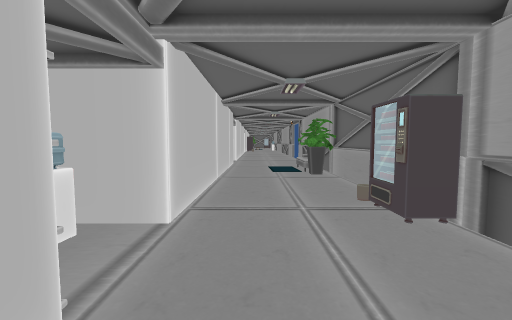
View 1 (above)

20 first-person views from a walk through a scene from a Unity 3-D project. The camera is 1.4 m above the floor, tilts 4° down and sees 90° across. Doors are open. The floor is counted in squares, 1 m on a side. Each view is taken from the middle of a square. On the plan, view 1 faces up. The plan holds only what a view shows up to about 13 squares ahead; the rest is blank. The place goes on beyond the plan. The player character is not drawn. Some surface patterns are stand-ins.

View 2
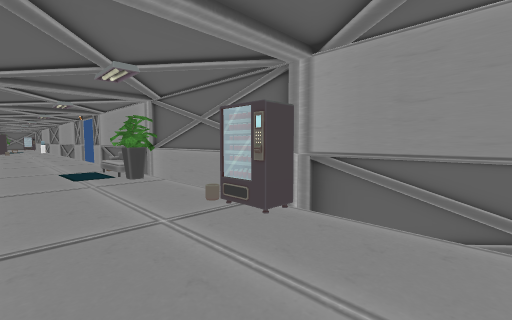

View 3
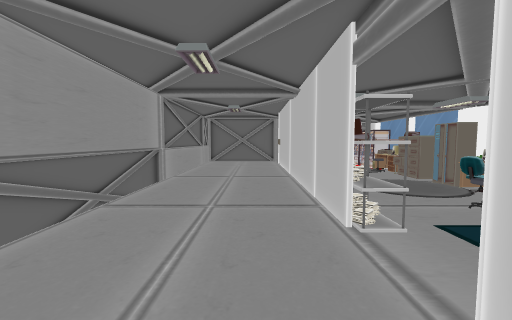

View 4
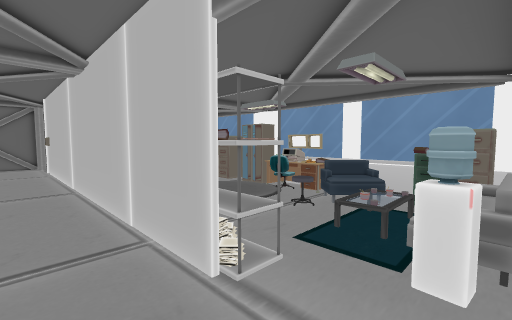

View 5
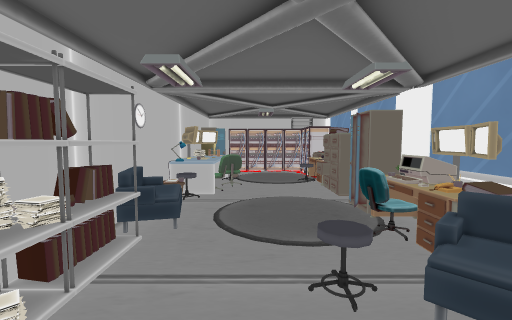

View 6
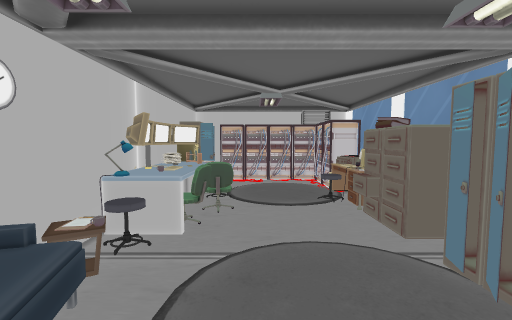

View 7
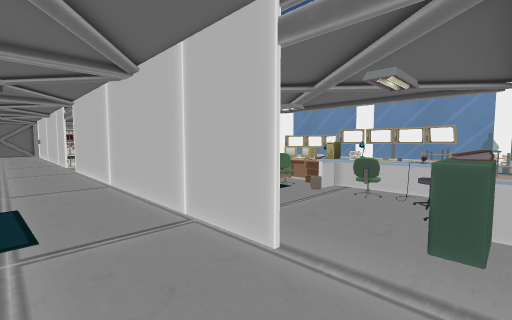

View 8
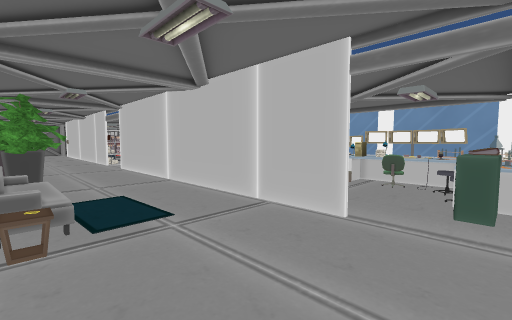

View 9
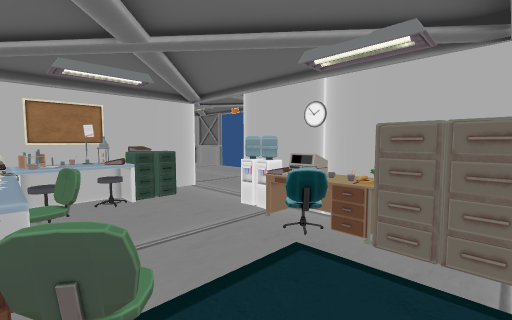

View 10
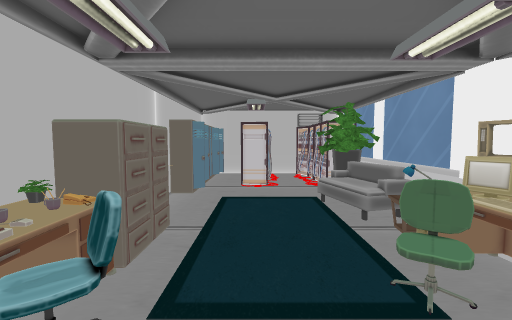

View 11
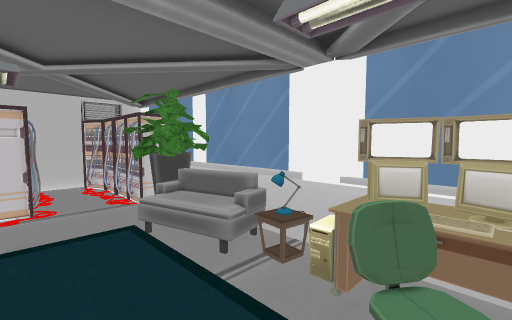

View 12
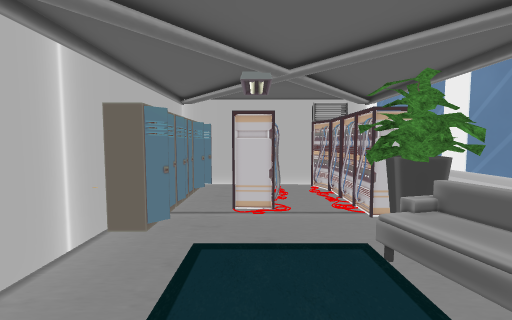

View 13
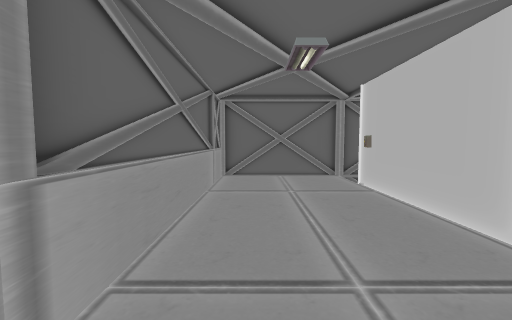

View 14
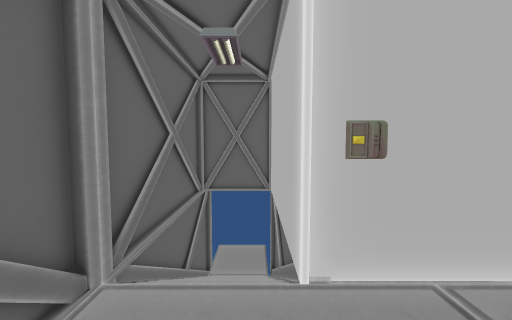

View 15
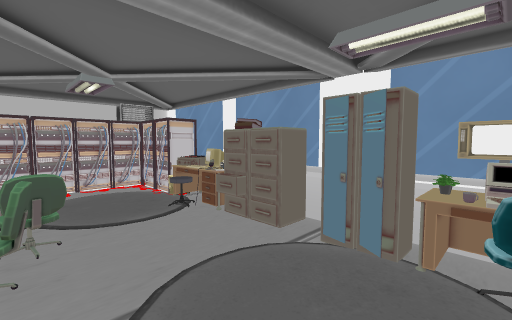

View 16
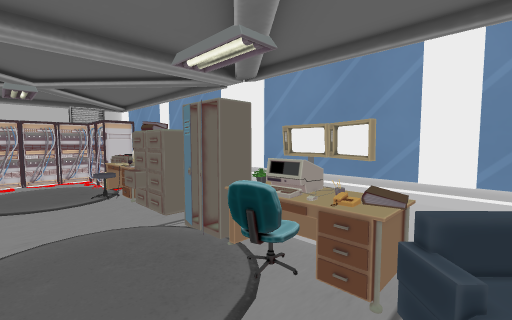

View 17
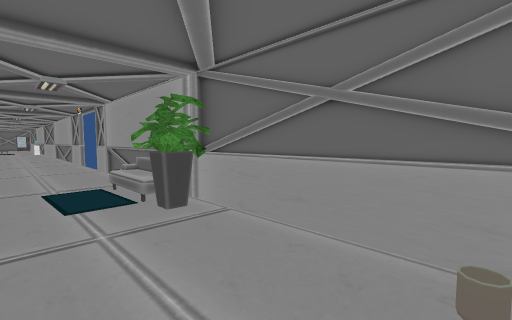

View 18
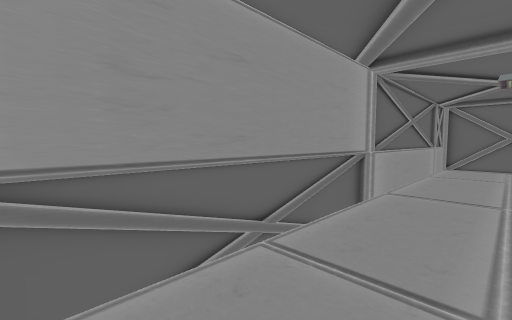

View 19
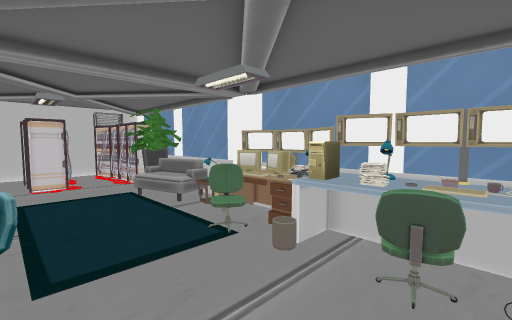

View 20
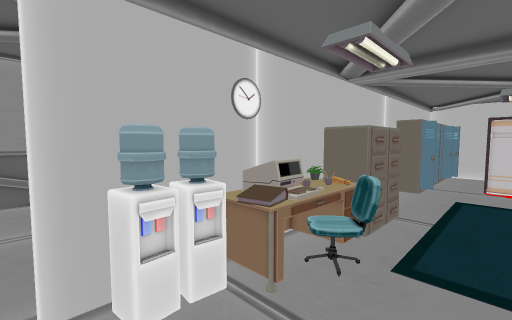

### Floor plan
Key: @ floor where view 1 was taken; # wall or solid block; . main floor; - floor 2.75 m lower than the main floor; / step, stairs or slope; D open door; = window, fence, low wall or low ledge; v drop or lower ground; C chair; P plant; S shelf; K keyboard; L locker; A lamp; M monitor; B clock; T table; U computer; O other object.
Columns run from 9 left of view 1 to 4 right of it. Each row starts with its distance up from view 1.
 19  #OOOTODD....#
 18  #MOCTCDD....#
 17  #MK...D#....#
 16  #MOO..O#....#
 15  #MTU..BO...O#
 14  #OK..OOK...C#
 13  #MU...OP... #
 12  #A....O....##
 11  ##C...##..PP#
 10  ###...O#....#
  9   #....L.....#
  8   #POO.L.....#
  7    O.O.L.....#
  6    O.O.L....O#
  5   OO.O.O....O#
  4  #####ODD....#
  3  #OO..CDD....#
  2  ## OO.S.....#
  1  #vCC..S.....#
  0  #OO...S.@...#
 -1  #MKO..C.....#
 -2  #PL...B.....#
 -3  ##....CO....#
 -4  #OO..OMA....#
 -5    O..OO.....#
 -6   MOC.OO.....#
 -7  ###..TU.....#
 -8  =#O...L.....#
 -9  #OO...O.....#
-10  ##OOOO#.....#
-11 ---/////.....#
-12 ---/////.....#
-13  #############

Where each view was taken, in squares from view 1:
view 1: 0 up, 0 right, facing up
view 2: 1 up, 1 left, facing up-right
view 3: 6 up, 0 right, facing down
view 4: 4 up, 0 right, facing down-left
view 5: 3 up, 4 left, facing down
view 6: 0 up, 4 left, facing down
view 7: 19 up, 1 right, facing down-left
view 8: 19 up, 3 right, facing down-left
view 9: 12 up, 6 left, facing up-right
view 10: 16 up, 4 left, facing down
view 11: 14 up, 4 left, facing down-left
view 12: 13 up, 4 left, facing down
view 13: 2 down, 2 right, facing down
view 14: 11 down, 1 right, facing left
view 15: 1 down, 3 left, facing down-left
view 16: 1 up, 4 left, facing down-left
view 17: 6 up, 0 right, facing up-right
view 18: 3 up, 1 right, facing down-right
view 19: 17 up, 3 left, facing down-left
view 20: 17 up, 4 left, facing down-right
